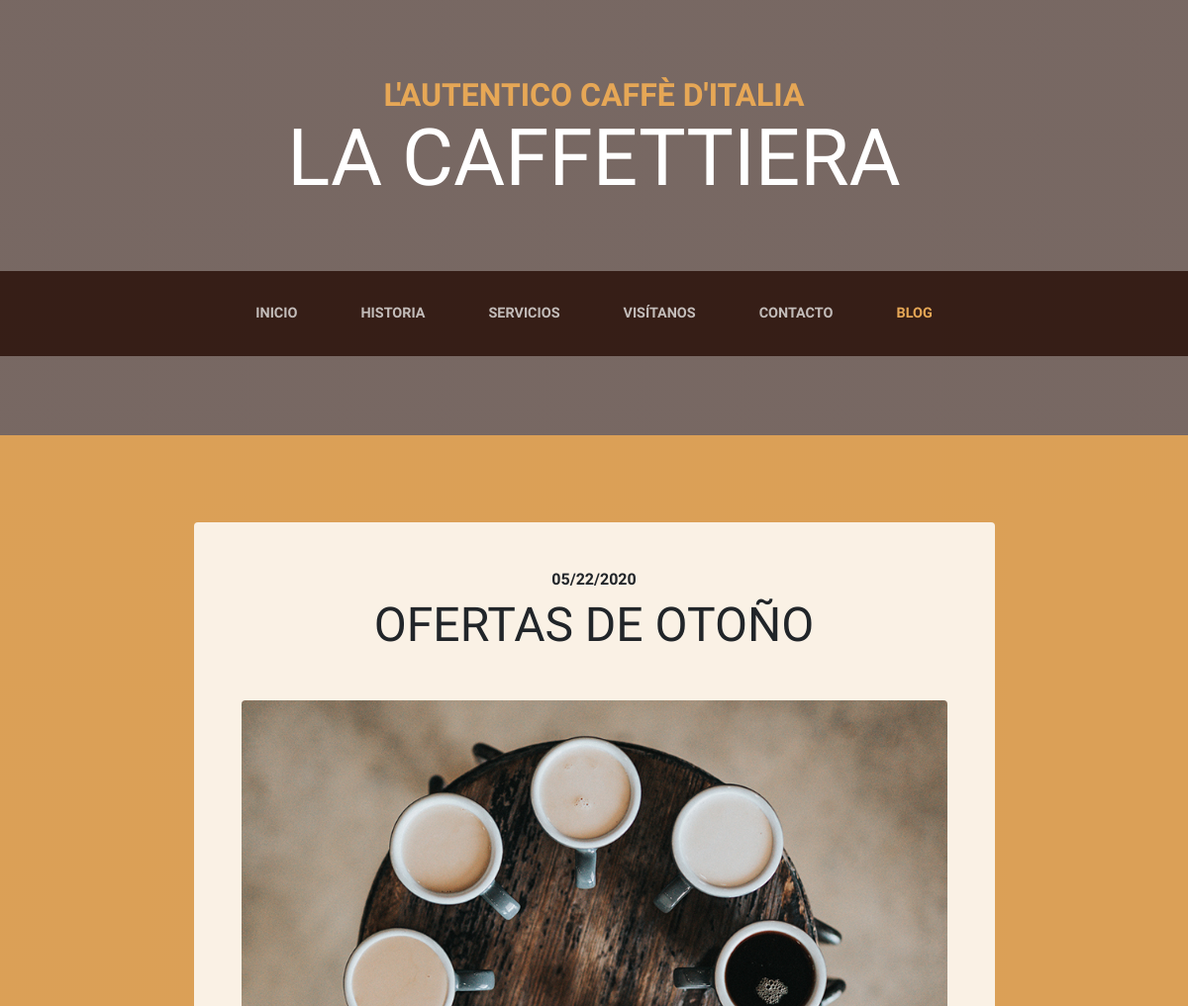
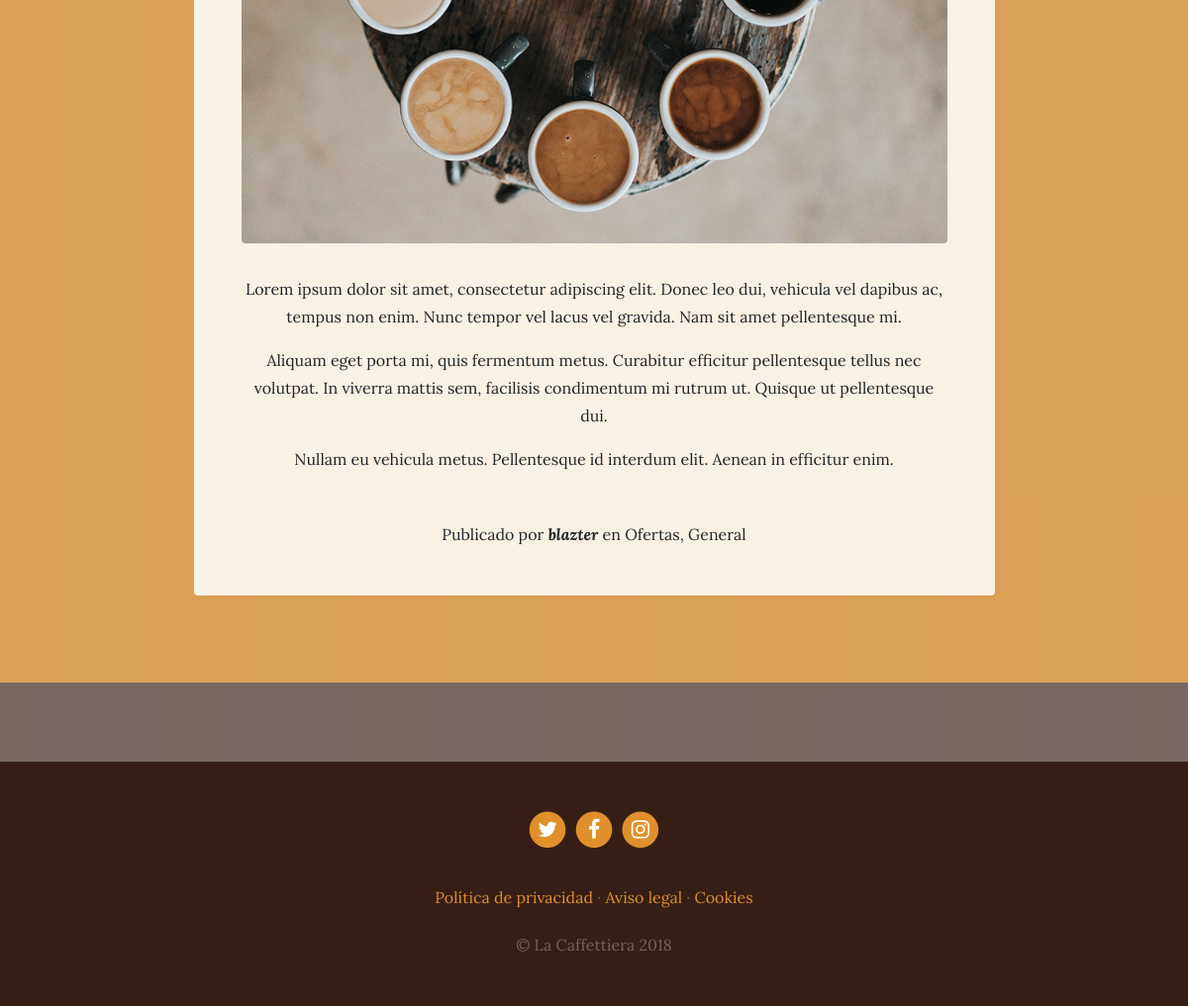
Screenshot of /blog/ with the database file from the repository (2 pictures, top to bottom).
### blog/models.py (models this page shows, shortened)
class Post(models.Model):
    title = models.CharField(max_length=200, verbose_name="Título")
    content = models.TextField(verbose_name="Contenido")
    published = models.DateTimeField(verbose_name="Fecha de publicación", default=now)
    image = models.ImageField(verbose_name="Imagén", upload_to="blog", null=True, blank=True)
    author = models.ForeignKey(User, verbose_name="Autor", on_delete=models.CASCADE)
    categories = models.ManyToManyField(Category, verbose_name="Categorias", related_name="get_posts")
    created = models.DateTimeField(auto_now_add=True, verbose_name="Fecha de creación")
    updated = models.DateTimeField(auto_now=True, verbose_name="Fecha de edición")
    class Meta:
        verbose_name = "entrada"
        verbose_name_plural = "entradas"
        ordering = ['-created']

class Category(models.Model):
    name = models.CharField(max_length=100, verbose_name="Nombre")
    created = models.DateTimeField(auto_now_add=True, verbose_name="Fecha de creación")
    updated = models.DateTimeField(auto_now=True, verbose_name="Fecha de edición")
    class Meta:
        verbose_name = "categoria"
        verbose_name_plural = "categorias"
        ordering = ['-created']

### blog/views.py (the view)
# urls.py: path('', views.blog, name="blog"),
def blog(request):
    posts = Post.objects.all()
    return render (request , "blog/blog.html", {'posts':posts})

### social/processors.py (called while the page is built)
def ctx_dict(request):
    ctx = {}
    links = Link.objects.all()
    for link in links:
        ctx[link.key]=link.url
    return ctx

### blog/templates/blog/blog.html (shortened to what this page needs)
{% extends 'core/base.html' %}
{% load static %}
{% block content %}
    {% for post in posts %}
        <section class="page-section cta">
          <div class="container">
            <div class="row">
              <div class="col-xl-9 mx-auto">
                <div class="cta-innerv text-center rounded">
                  <h2 class="section-heading mb-5">
                    <span class="section-heading-upper">{{post.published|date:"SHORT_DATE_FORMAT"}}</span>
                    <span class="section-heading-lower">{{post.title}}</span>
                  </h2>
                  <p class="mb-0">
                    <img class="mx-auto d-flex rounded img-fluid mb-3 mb-lg-0" src="{{post.image.url}}" alt="">
                  </p>
                  <p class="mb-0 mbt">
                  {{post.content|linebreaks}}
                  </p>
                  <p class="mb-0 mbt">
                    <span class="section-heading-under">Publicado por <em><b>{{post.author}}</b></em> en
                      {% for category in post.categories.all %}
                        {{category.name}}{% if not forloop.last %},{% endif %}
                      {% endfor %}
                      </span>
                  </p>
                </div>
              </div>
            </div>
          </div>
        </section>
    {% endfor %}
{% endblock %}

### core/static/core/css/business-casual.css (style rules this page uses)
body { font-family: 'Lora'; background: linear-gradient(rgba(47, 23, 15, 0.65), rgba(47, 23, 15, 0.65)), url("../img/bg.jpg"); background-attachment: fixed; background-position: center; background-size: cover; }
h1, h2, h3, h4, h5, h6 { font-family: 'Raleway'; }
p { line-height: 1.75; }
.page-section { margin-top: 5rem; margin-bottom: 5rem; }
.section-heading { text-transform: uppercase; }
.section-heading .section-heading-upper { display: block; font-size: 1rem; font-weight: 800; padding-bottom:.5rem; }
.section-heading .section-heading-lower { display: block; font-size: 3rem; font-weight: 100; }
.cta { padding-top: 5rem; padding-bottom: 5rem; background-color: rgba(230, 167, 86, 0.9); }
.cta .cta-innerv { position: relative; padding: 3rem; margin: 0.5rem; background-color: rgba(255, 255, 255, 0.85); }
.mbt { padding-top: 2rem; }

### rows the page displays
Post: published "05/22/2020", title "OFERTAS DE OTOÑO", image (picture), content "Lorem ipsum dolor sit amet, consectetur adipiscing elit. Donec leo dui, vehicula vel dapibus ac, tempus non enim. Nunc tempor vel lacus vel gravida. Nam sit amet pellentesque mi. Aliquam eget porta mi, quis fermentum metus. Curabitur efficitur pellentesque tellus nec volutpat. In viverra mattis sem, facilisis condimentum mi rutrum ut. Quisque ut pellentesque dui. Nullam eu vehicula metus. Pellentesque id interdum elit. Aenean in efficitur enim.", author "blazter"
Category: name "Ofertas"
Category: name "General"
